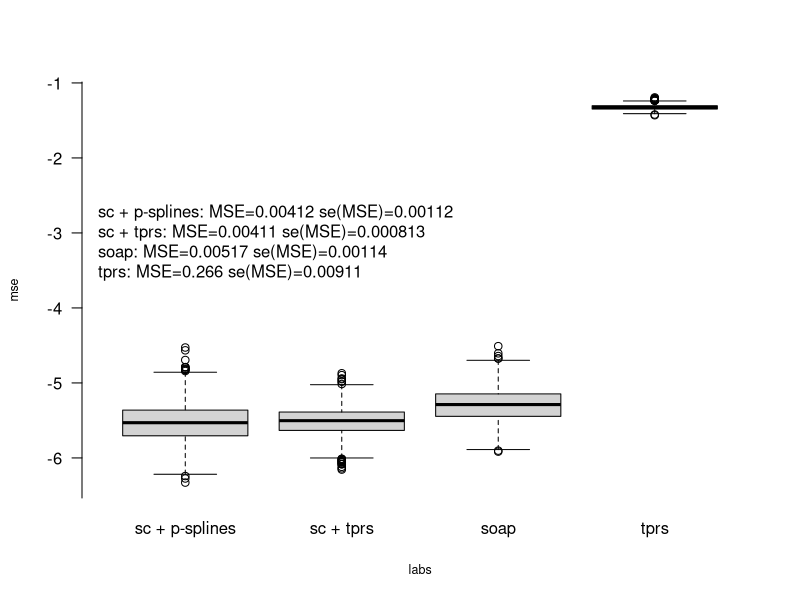

Recreate this plot in R.
# make some boxplots

#pdf(file="mses-boxplot.pdf",width=4,height=4)

# make the text look better for printout
par(cex.lab=0.75)

# b l t r
#par(mar=c(7,3,2,1)+.1)
#par(mgp=c(6,2,0))
par(las=1)

pspl<-read.csv("pspline.results.txt")
other<-read.csv("results.file.txt")
tprs<-read.csv("../tp-0.3-1000.results.txt")

dat<-list(labs=c(rep("sc + p-splines",length(pspl$mapped)),
                 rep("sc + tprs",length(other$mapped)),
                 rep("soap",length(other$soap)),
                 rep("tprs",length(tprs$tp))),
          mse=c(pspl$mapped,other$mapped,other$soap,tprs$tp))


mses<-c(signif(mean(dat$mse[dat$labs=="sc + p-splines"],na.rm=TRUE),3),
        signif(mean(dat$mse[dat$labs=="sc + tprs"],na.rm=TRUE),3),
        signif(mean(dat$mse[dat$labs=="soap"],na.rm=TRUE),3),
        signif(mean(dat$mse[dat$labs=="tprs"],na.rm=TRUE),3))

ses<-c(signif(sd(dat$mse[dat$labs=="sc + p-splines"],na.rm=TRUE),3),
        signif(sd(dat$mse[dat$labs=="sc + tprs"],na.rm=TRUE),3),
        signif(sd(dat$mse[dat$labs=="soap"],na.rm=TRUE),3),
        signif(sd(dat$mse[dat$labs=="tprs"],na.rm=TRUE),3))

xlab=paste("sc + p-splines: MSE=",mses[1]," se(MSE)=",ses[1],"\n",
           "sc + tprs: MSE=",mses[2]," se(MSE)=",ses[2],"\n",
           "soap: MSE=",mses[3]," se(MSE)=",ses[3],"\n",
           "tprs: MSE=",mses[4]," se(MSE)=",ses[4],"\n",sep="")


# log for plotting
dat$mse<-log(dat$mse)

boxplot(mse~labs,data=dat,main="",axes=FALSE)#,xlab=xlab)

axis(1,at=c(0,1,2,3,4),label=c("",unique(dat$labs)),tick=FALSE,line=NULL)
axis(2,at=seq(-7,0,by=1),label=seq(-7,0,by=1))

legend(0.25,-2,xlab,bty="n")

#dev.off()
